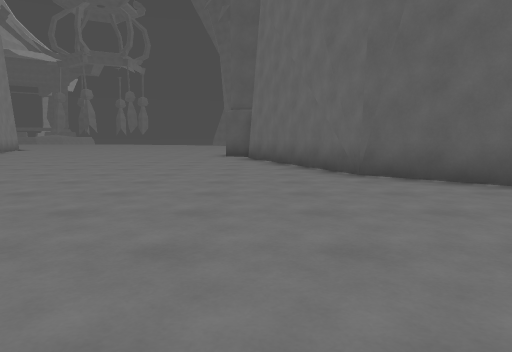
view 1 (above)

24 first-person views from a walk through a level from a Godot 3-D game. The camera is 1.2 m above the floor, tilts 6° down and sees 70° across. The floor is counted in squares, 2 m on a side. Each view is taken from the middle of a square. On the plan, view 1 faces up. The plan holds only what a view shows up to about 10 squares ahead; the rest is blank. The place goes on beyond the plan. Some surface patterns are stand-ins.

view 2
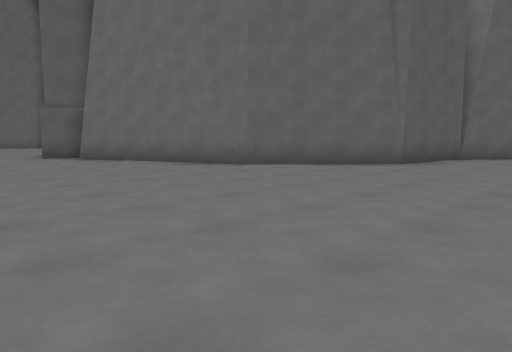

view 3
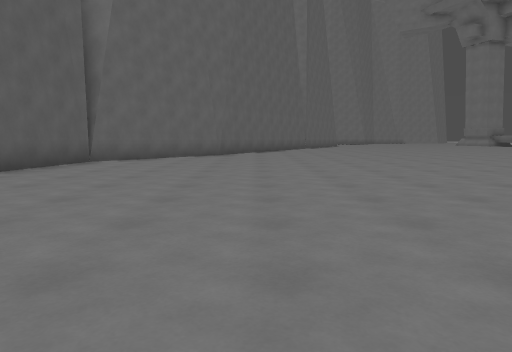

view 4
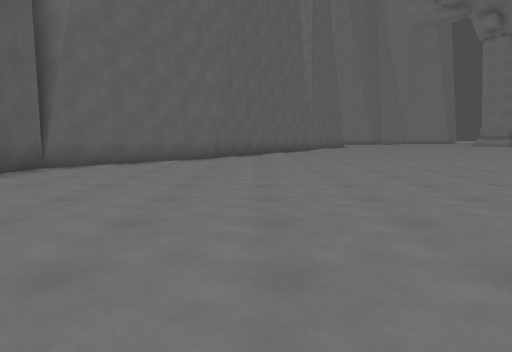

view 5
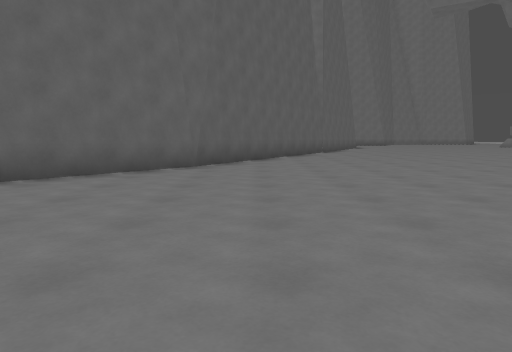

view 6
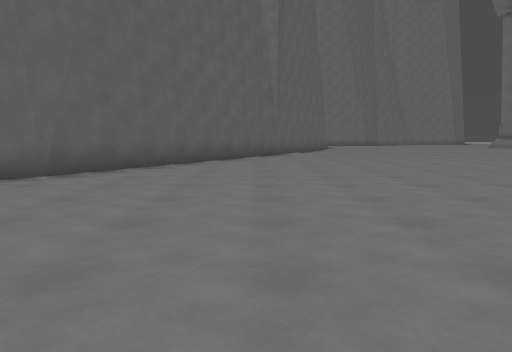

view 7
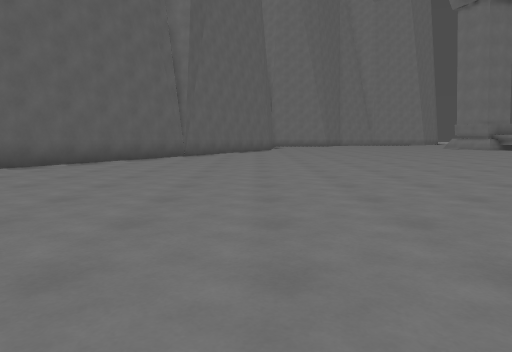

view 8
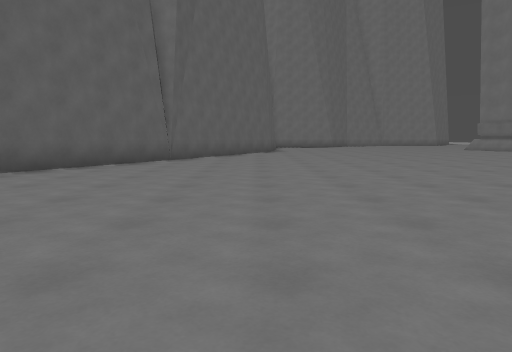

view 9
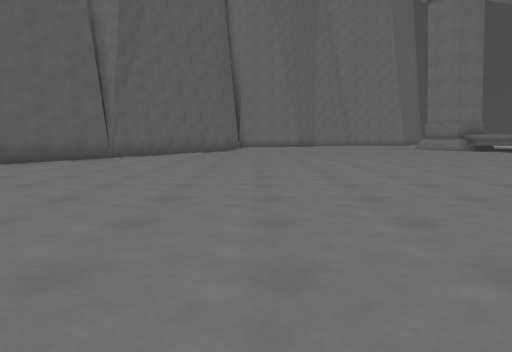

view 10
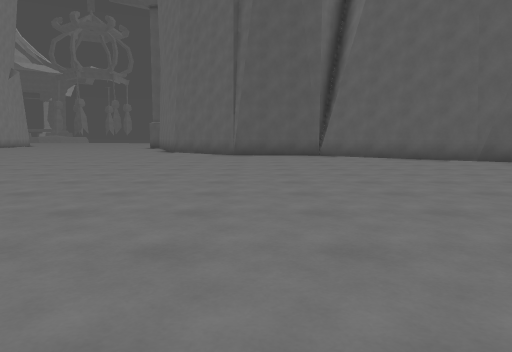

view 11
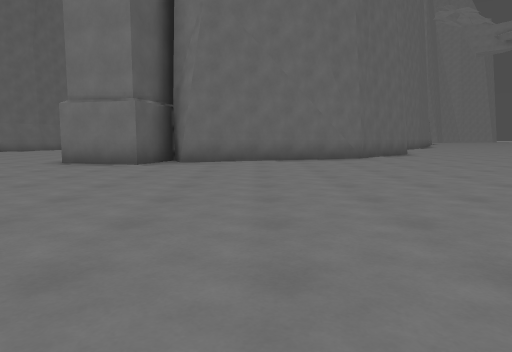

view 12
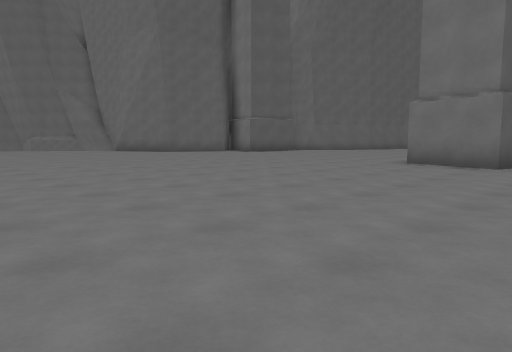

view 13
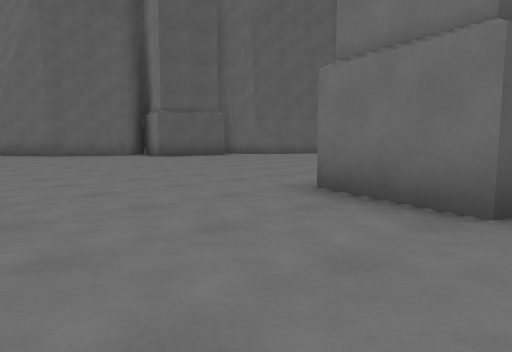

view 14
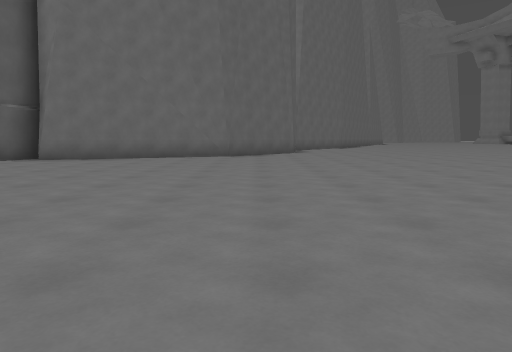

view 15
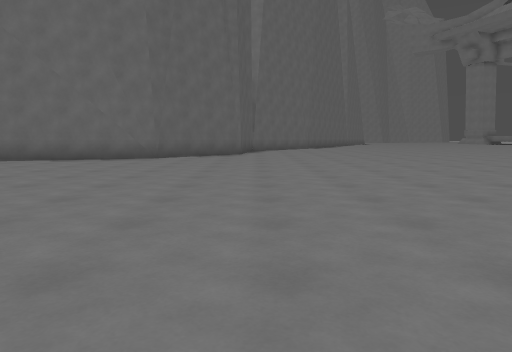

view 16
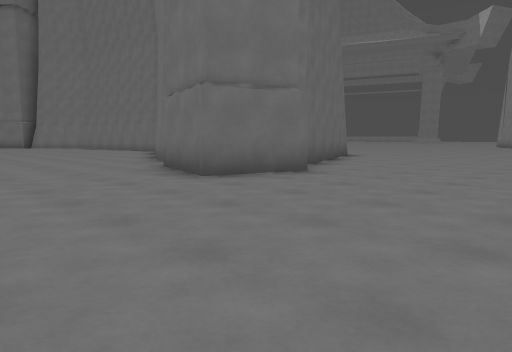

view 17
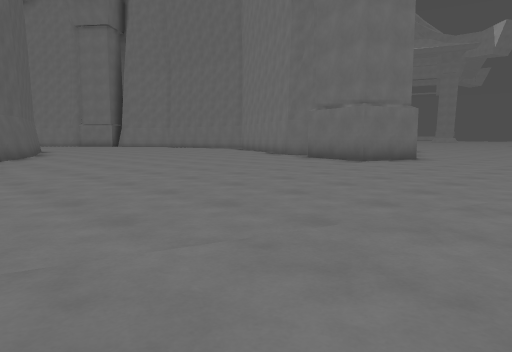

view 18
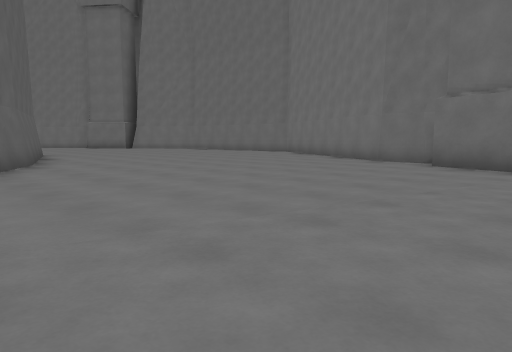

view 19
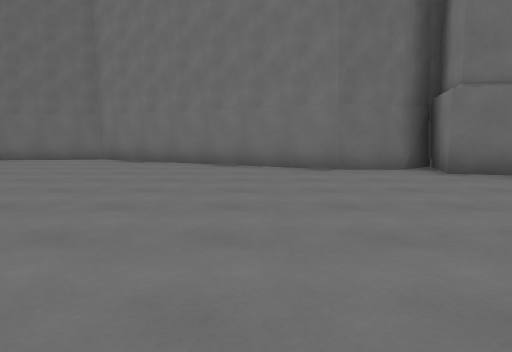

view 20
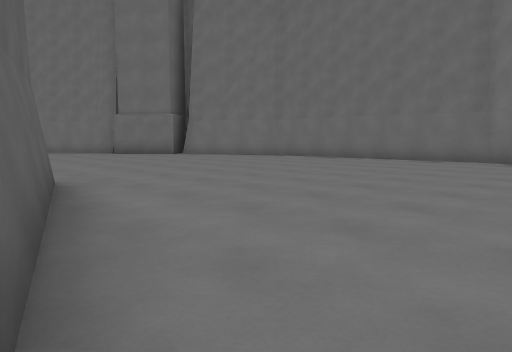

view 21
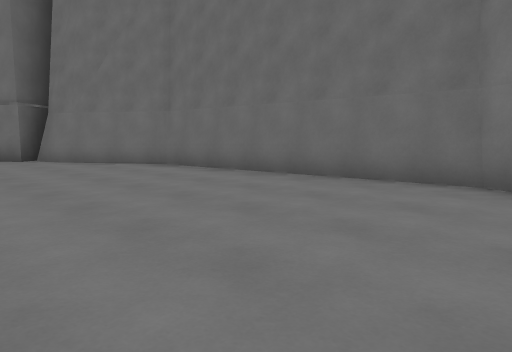

view 22
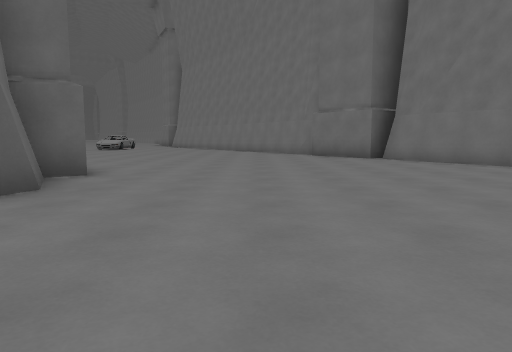

view 23
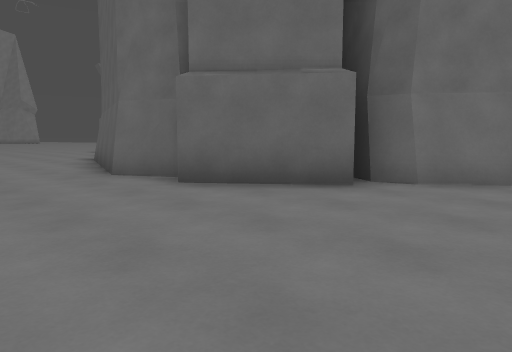

view 24
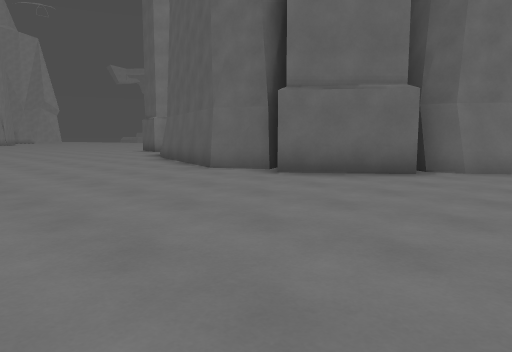

### Floor plan
Points are (right, up) in squares from view 1. A wall is a line through its corners. A room is listed if a view was taken in it or the views show most of it. See-through windows are left out.
Room 1 (views 1, 2, 3, 4, 5, 6, 7, 8, 9, 10, 11, 12, 13, 14, 15, 16, 17, 18, 19, 20, 21, 22, 23, 24)
walls: (1.7, 5.9) (-0.2, 10.8) (0.7, 11.1) (-1, 11.6) (-0.4, 13.6) (1.8, 12.9) (1.4, 11.4) (2.4, 12.1) (3.4, 12.1) (9.2, 8.9) (15.4, 9.5) (17.6, 11); (10.9, 0.1) (7.1, 3.2) (4.3, 3.5) (1.7, 5.9) (1.5, 6.3); (-0.2, 10.7) (0.2, 11); (1.3, 11.3) (2.2, 12.1); (18.1, -3.8) (10.6, 0.3); (17.5, 10.9) (18.4, 11.3); (8.2, 18.9) (6, 20.1); (13.2, 18.1) (12.2, 17.6) (8, 18.9); (15.7, 19.2) (13.8, 17.7) (13.4, 18.2); (16.2, 19.9) (15.5, 19.7); (17, 20.9) (16, 20)
low walls: (17.1, 20.6) (16.2, 19.9)

Positions as (right, up) in squares from view 1, and headings:
1: (0, 0), facing up
2: (-4, 0), facing up-right
3: (-2, -1), facing right
4: (0, -1), facing right
5: (3, -1), facing right
6: (5, -3), facing right
7: (6, -6), facing right
8: (8, -6), facing right
9: (7, -8), facing right
10: (5, -9), facing up
11: (-9, 9), facing right
12: (-9, 10), facing up-right
13: (-4, 11), facing up-right
14: (-10, 5), facing right
15: (-9, 3), facing right
16: (-5, 17), facing down-right
17: (-5, 22), facing down-right
18: (-1, 21), facing down-right
19: (5, 19), facing down
20: (7, 19), facing down-right
21: (8, 14), facing down-right
22: (8, 15), facing right
23: (18, 15), facing up-left
24: (18, 13), facing up-left
